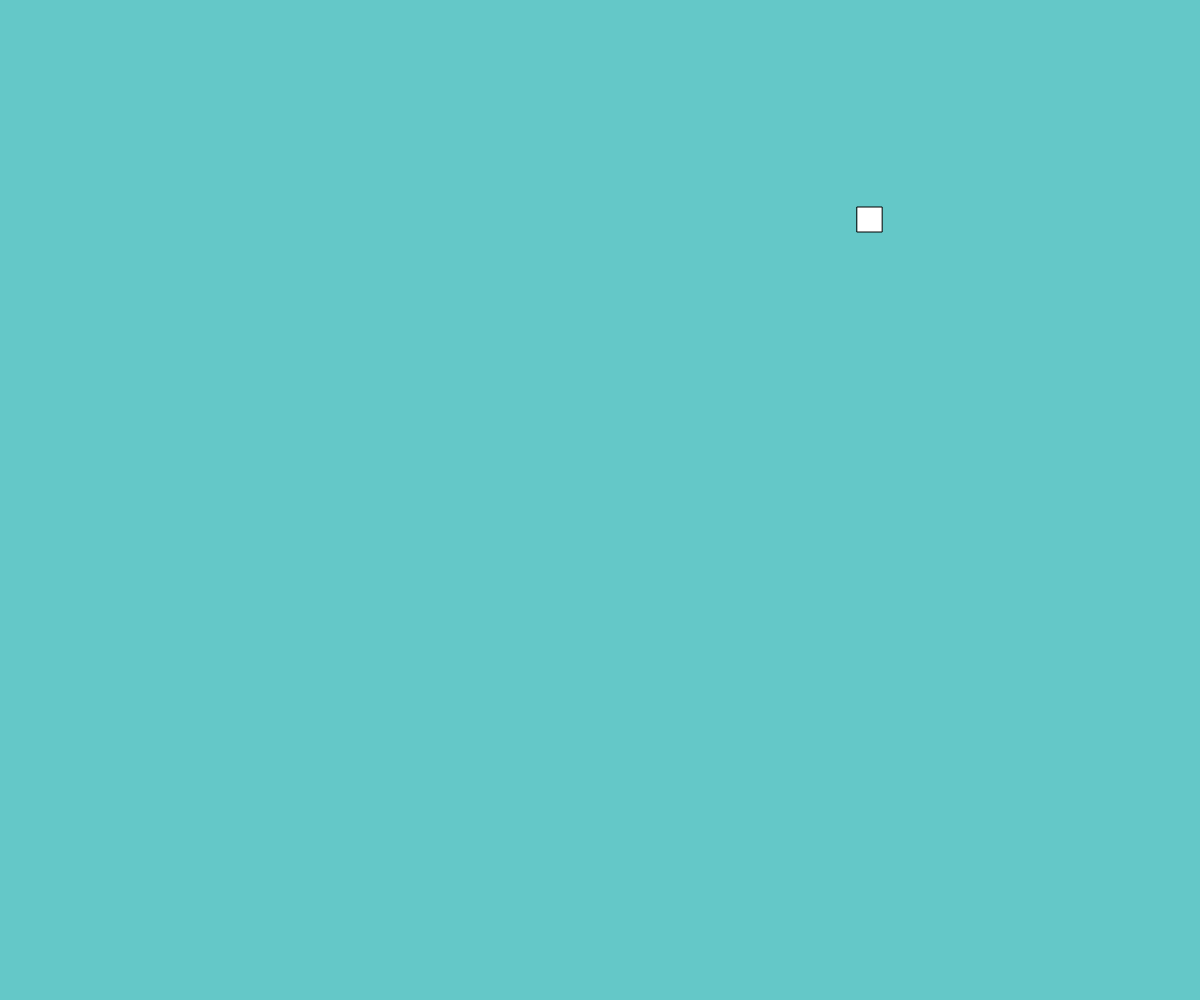
Frame 1 (no input)
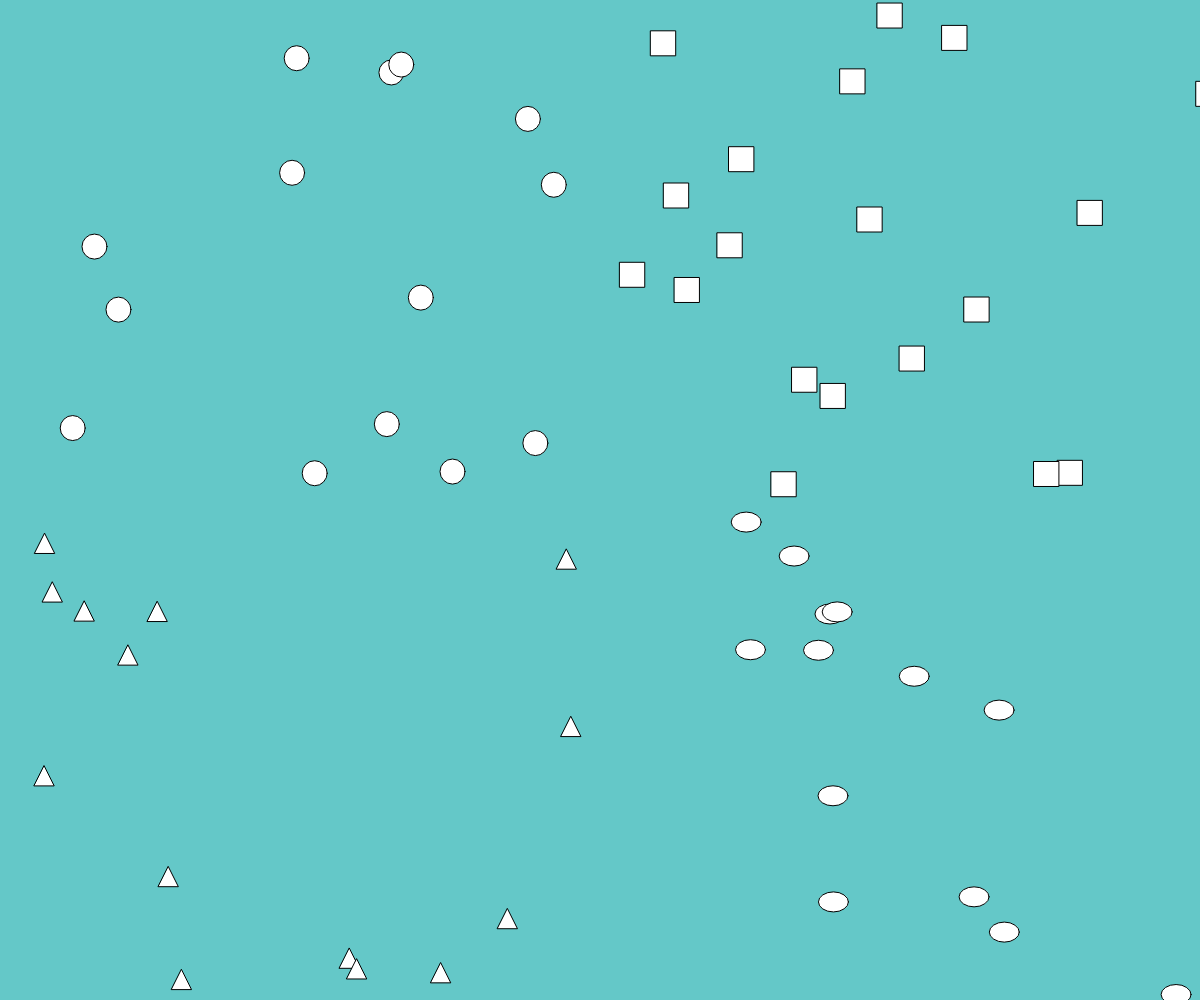
Frame 60 (no input)
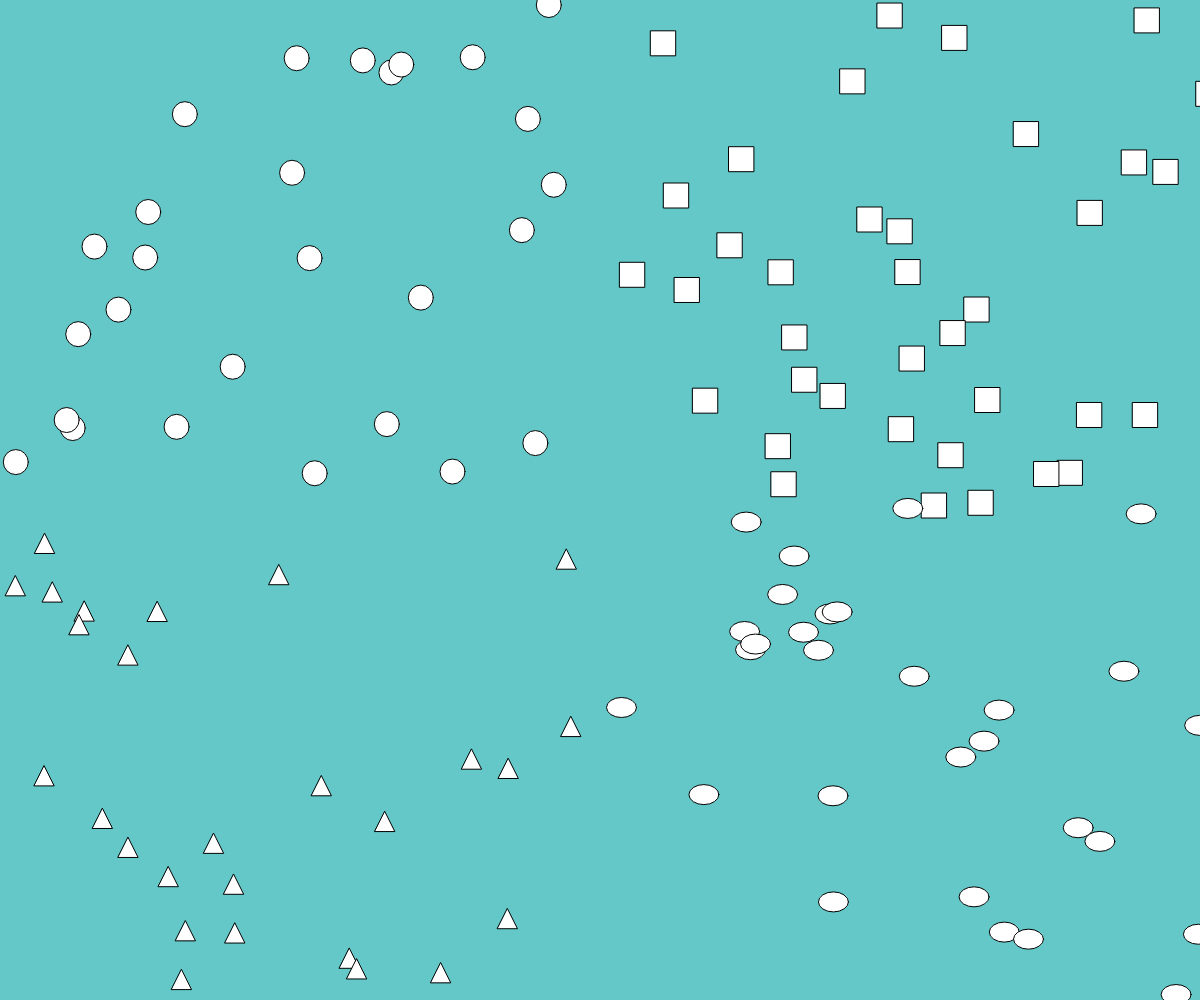
Frame 120 (the mouse pressed at the canvas centre since frame 60)

The p5.js sketch that drew these frames (run headless with seeded random() and noise() and a simulated clock; from frame 60 on, the mouse is pressed at the canvas centre):

// p5.js sketch
// ── sketch.js
let x = 0;
let y = 0;


function setup() {
  // put setup code here
  createCanvas(windowWidth,windowHeight);
  background(100,200,200);

}

function draw() {
  // put drawing code here

x = random(0,width);
y = random (0, height);


if( x < width/2 && y < height/2){
  circle(x,y,25);
}
else if (x<width/2 && y > height/2) {
triangle(x,y,x+20,y,x+10,y-20)
}

else if (x > width/2 && y > height/2) {
ellipse(x,y,30,20)
}
else {
  rect(x,y,25,25)
}

}
